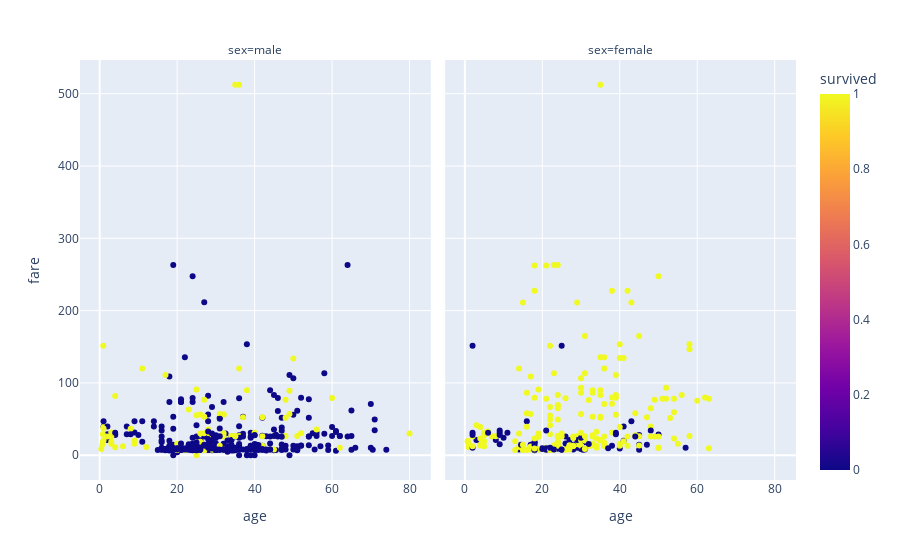

The notebook cell saved with this chart:
### Markdown cell above
Scatter plot with age, sex and fare information.

### Code cell
fig_sc = px.scatter(data,'age','fare', color = 'survived', facet_col= 'sex')
fig_sc.show()

### Figure 1 — Plotly figure (JSON) as saved in the notebook; plotly's stock layout.template omitted (floating-point values rounded to 4 significant figures; data arrays with more than 128 entries replaced by an {"elided": "..."} marker saying what was removed)
{"data": [{"hovertemplate": "sex=male<br>age=%{x}<br>fare=%{y}<br>survived=%{marker.color}<extra></extra>", "legendgroup": "", "marker": {"color": {"elided": "577 int values"}, "coloraxis": "coloraxis", "symbol": "circle"}, "mode": "markers", "name": "", "orientation": "v", "showlegend": false, "type": "scatter", "x": {"elided": "577 float values"}, "xaxis": "x", "y": {"elided": "577 float values"}, "yaxis": "y"}, {"hovertemplate": "sex=female<br>age=%{x}<br>fare=%{y}<br>survived=%{marker.color}<extra></extra>", "legendgroup": "", "marker": {"color": {"elided": "314 int values"}, "coloraxis": "coloraxis", "symbol": "circle"}, "mode": "markers", "name": "", "orientation": "v", "showlegend": false, "type": "scatter", "x": {"elided": "314 float values"}, "xaxis": "x2", "y": {"elided": "314 float values"}, "yaxis": "y2"}], "layout": {"annotations": [{"font": {}, "showarrow": false, "text": "sex=male", "x": 0.245, "xanchor": "center", "xref": "paper", "y": 1, "yanchor": "bottom", "yref": "paper"}, {"font": {}, "showarrow": false, "text": "sex=female", "x": 0.755, "xanchor": "center", "xref": "paper", "y": 1, "yanchor": "bottom", "yref": "paper"}], "coloraxis": {"colorbar": {"title": {"text": "survived"}}, "colorscale": [[0, "#0d0887"], [0.1111, "#46039f"], [0.2222, "#7201a8"], [0.3333, "#9c179e"], [0.4444, "#bd3786"], [0.5556, "#d8576b"], [0.6667, "#ed7953"], [0.7778, "#fb9f3a"], [0.8889, "#fdca26"], [1, "#f0f921"]]}, "legend": {"tracegroupgap": 0}, "margin": {"t": 60}, "xaxis": {"anchor": "y", "domain": [0, 0.49], "title": {"text": "age"}}, "xaxis2": {"anchor": "y2", "domain": [0.51, 1], "matches": "x", "title": {"text": "age"}}, "yaxis": {"anchor": "x", "domain": [0, 1], "title": {"text": "fare"}}, "yaxis2": {"anchor": "x2", "domain": [0, 1], "matches": "y", "showticklabels": false}}}
